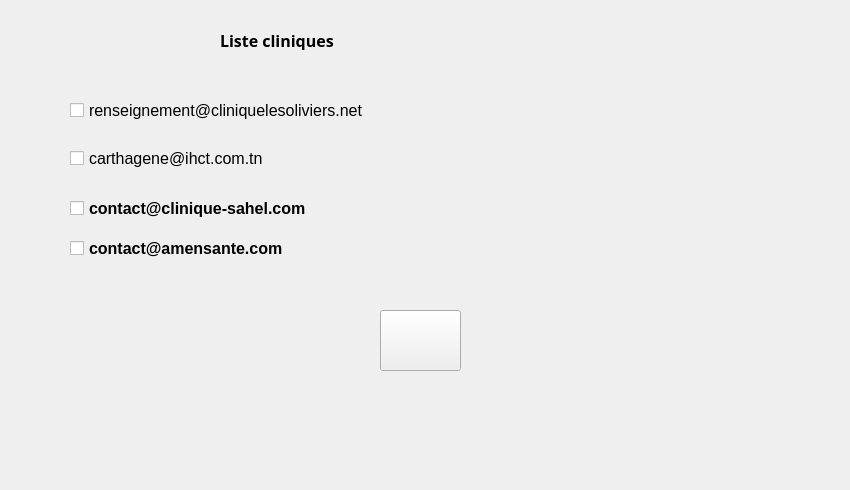
     <widget class="QWidget" name="tab_14">
      <attribute name="title">
       <string>Autre clinique</string>
      </attribute>
      <widget class="QCheckBox" name="checkBox_4">
       <property name="geometry">
        <rect>
         <x>70</x>
         <y>100</y>
         <width>341</width>
         <height>21</height>
        </rect>
       </property>
       <property name="font">
        <font>
         <pointsize>12</pointsize>
        </font>
       </property>
       <property name="text">
        <string>renseignement@cliniquelesoliviers.net</string>
       </property>
      </widget>
      <widget class="QCheckBox" name="checkBox_5">
       <property name="geometry">
        <rect>
         <x>70</x>
         <y>150</y>
         <width>291</width>
         <height>17</height>
        </rect>
       </property>
       <property name="font">
        <font>
         <pointsize>12</pointsize>
        </font>
       </property>
       <property name="text">
        <string>carthagene@ihct.com.tn</string>
       </property>
      </widget>
      <widget class="QCheckBox" name="checkBox_6">
       <property name="geometry">
        <rect>
         <x>70</x>
         <y>200</y>
         <width>251</width>
         <height>17</height>
        </rect>
       </property>
       <property name="font">
        <font>
         <pointsize>12</pointsize>
         <weight>75</weight>
         <bold>true</bold>
         <underline>false</underline>
        </font>
       </property>
       <property name="text">
        <string>contact@clinique-sahel.com</string>
       </property>
      </widget>
      <widget class="QCheckBox" name="checkBox_7">
       <property name="geometry">
        <rect>
         <x>70</x>
         <y>240</y>
         <width>291</width>
         <height>17</height>
        </rect>
       </property>
       <property name="font">
        <font>
         <pointsize>12</pointsize>
         <weight>75</weight>
         <bold>true</bold>
         <underline>false</underline>
        </font>
       </property>
       <property name="text">
        <string>contact@amensante.com</string>
       </property>
      </widget>
      <widget class="QLabel" name="label_34">
       <property name="geometry">
        <rect>
         <x>0</x>
         <y>0</y>
         <width>841</width>
         <height>481</height>
        </rect>
       </property>
       <property name="styleSheet">
        <string notr="true">border-image: url(:/img/img/pellule.jpg);</string>
       </property>
       <property name="text">
        <string/>
       </property>
      </widget>
      <widget class="QPushButton" name="pushButton_10">
       <property name="enabled">
        <bool>true</bool>
       </property>
       <property name="geometry">
        <rect>
         <x>380</x>
         <y>310</y>
         <width>81</width>
         <height>61</height>
        </rect>
       </property>
       <property name="styleSheet">
        <string notr="true">border-image: url(:/img/img/paper-plane.png);</string>
       </property>
       <property name="text">
        <string/>
       </property>
      </widget>
      <widget class="QLabel" name="label_45">
       <property name="geometry">
        <rect>
         <x>220</x>
         <y>30</y>
         <width>261</width>
         <height>20</height>
        </rect>
       </property>
       <property name="font">
        <font>
         <family>Arial Black</family>
         <pointsize>12</pointsize>
         <weight>75</weight>
         <bold>true</bold>
        </font>
       </property>
       <property name="text">
        <string>Liste cliniques</string>
       </property>
      </widget>
      <zorder>label_34</zorder>
      <zorder>checkBox_4</zorder>
      <zorder>checkBox_5</zorder>
      <zorder>checkBox_6</zorder>
      <zorder>checkBox_7</zorder>
      <zorder>pushButton_10</zorder>
      <zorder>label_45</zorder>
     </widget>
